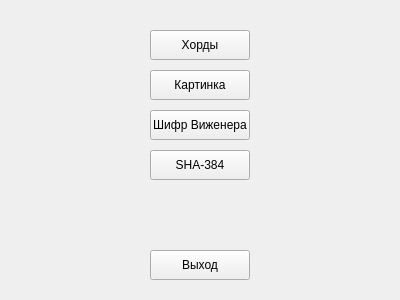
<?xml version="1.0" encoding="UTF-8"?>
<ui version="4.0">
 <class>FunctionMenu</class>
 <widget class="QWidget" name="FunctionMenu">
  <property name="geometry">
   <rect>
    <x>0</x>
    <y>0</y>
    <width>400</width>
    <height>300</height>
   </rect>
  </property>
  <property name="windowTitle">
   <string>Меню функций</string>
  </property>
  <widget class="QPushButton" name="hordMethodButton">
   <property name="geometry">
    <rect>
     <x>150</x>
     <y>30</y>
     <width>100</width>
     <height>30</height>
    </rect>
   </property>
   <property name="text">
    <string>Хорды</string>
   </property>
  </widget>
  <widget class="QPushButton" name="imageEmbedButton">
   <property name="geometry">
    <rect>
     <x>150</x>
     <y>70</y>
     <width>100</width>
     <height>30</height>
    </rect>
   </property>
   <property name="text">
    <string>Картинка</string>
   </property>
  </widget>
  <widget class="QPushButton" name="vigenereCipherButton">
   <property name="geometry">
    <rect>
     <x>150</x>
     <y>110</y>
     <width>100</width>
     <height>30</height>
    </rect>
   </property>
   <property name="text">
    <string>Шифр Виженера</string>
   </property>
  </widget>
  <widget class="QPushButton" name="sha384Button">
   <property name="geometry">
    <rect>
     <x>150</x>
     <y>150</y>
     <width>100</width>
     <height>30</height>
    </rect>
   </property>
   <property name="text">
    <string>SHA-384</string>
   </property>
  </widget>
  <widget class="QPushButton" name="logoutButton">
   <property name="geometry">
    <rect>
     <x>150</x>
     <y>250</y>
     <width>100</width>
     <height>30</height>
    </rect>
   </property>
   <property name="text">
    <string>Выход</string>
   </property>
  </widget>
 </widget>
 <resources/>
 <connections/>
</ui>
